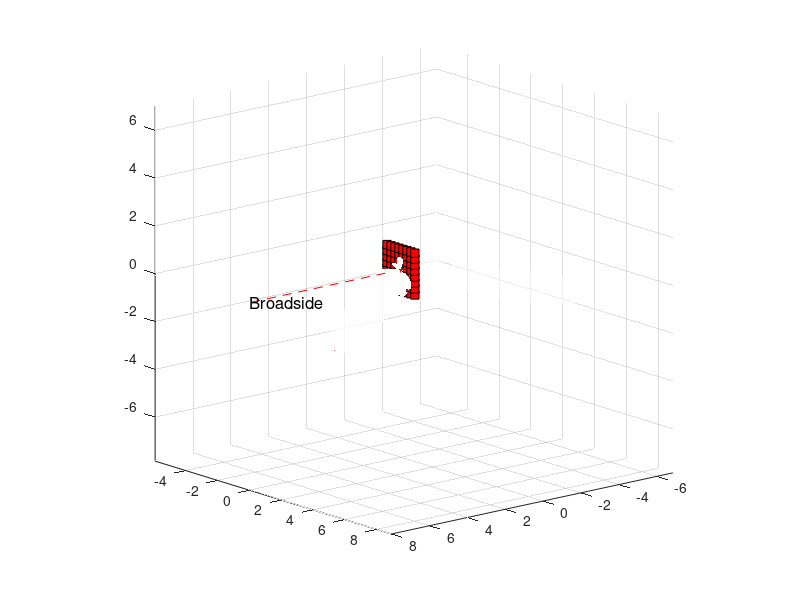

Source code (MATLAB): (Note: this script raises an error after producing the figure.)
    clc; clear, close all; 
%% Parameters
c = 3e8;            % speed of light
fc = 6e9;           % frequency
lambda = c/fc;      % wave length
Nz = 8;             % number of sensors along z
Ny = 8;             % number of sensors along y
d_z = lambda/2;     % sensor spacing along z [m]
d_y = lambda/2;     % sensor spacing along y [m]
theta_1deg = 100;   % UE el. angle from 0 to 180
theta_1 = deg2rad(theta_1deg); 
phi_1deg = 30;      % user az. from -90 to 90
phi_1 = deg2rad(phi_1deg);
directive = 0;
%ARRAY LIES IN THE Z-Y PLANE
Tz=(2*[-Nz/2+1:Nz/2]-1);
Ty=2*[-Ny/2+1:Ny/2]-1;
T = Tz'*ones(1,Ny)./Nz+1i*ones(Nz,1)*Ty/Ny;
T = T(:);
%% Antenna element directivity function 
if(directive==1)
    dir_mat = @(x,y) 0.25*(1-cos(2*x)).*(1+cos(y));
end
%% Compute the beamforming filter
%phase terms
csi_z=2*pi*d_z/lambda*cos(theta_1);
csi_y=2*pi*d_y/lambda*sin(theta_1)*sin(phi_1);
a_z=exp(1j*csi_z*(0:(Nz-1))');
a_y=exp(1j*csi_y*(0:(Ny-1))');
a=kron(a_z,a_y);
w=a/sqrt(Nz*Ny);
%% Compute UPA pattern
angles_1 = 361;
theta = linspace(0,pi,angles_1);
angles_2 = 721;
phi = linspace(-pi, pi, angles_2);
[grid_phi,grid_theta]=meshgrid(phi,theta);
csi_z=2*pi*d_z/lambda*cos(grid_theta);
csi_y=2*pi*d_y/lambda*sin(grid_theta).*sin(grid_phi);
a_z=zeros(Nz,angles_1,angles_2);
a_y=zeros(Ny,angles_1,angles_2);
for ii=0:Nz-1
    a_z(ii+1,:,:)=exp(1j*csi_z.*ii);
end
for ii=0:Ny-1
    a_y(ii+1,:,:)=exp(1j*csi_y.*ii);
end
A=zeros(Nz*Ny,angles_1,angles_2);
for ii=1:angles_1
    for jj=1:angles_2
        A(:,ii,jj)=kron(a_z(:,ii,jj),a_y(:,ii,jj));
    end
end
pattern=zeros(angles_1,angles_2);
for ii=1:angles_1
    pattern(ii,:)=w'*squeeze(A(:,ii,:));
end
%% Perform pattern multiplication
if(directive==1)
    pattern=dir_mat(grid_theta,grid_phi).*pattern;
end
%% Plot the pattern
[PHI, THETA] = meshgrid(phi, theta');
Z = abs(pattern).*cos(THETA);
Y = abs(pattern).*sin(THETA).*sin(PHI);
X = abs(pattern).*sin(THETA).*cos(PHI);
r = sqrt(Nz*Ny);
x_1 = r*sin(theta_1)*cos(phi_1);
y_1 = r*sin(theta_1)*sin(phi_1);
z_1 = r*cos(theta_1);
figure(2)
mesh(X,Y,Z, 'FaceAlpha', 0.5, 'EdgeAlpha', 0.5); axis equal;
view([50+90, 15]);
hold on;
hidden on;
plot3(zeros(Nz*Ny,1), imag(T), real(T), 'ks', 'MarkerFaceColor', 'r');
plot3([0 r], [0 0], [0,0], '--r');
txt1 = 'Broadside';
text(r,0,0,txt1, 'FontSize', 12);
if(theta_1deg ~= 90 || phi_1deg ~= 0)
    plot3([0 x_1], [0 y_1], [0 z_1], '--r', 'LineWidth', 2);
    txt2 = ['\theta: ' num2str(theta_1deg),char(176), ', \phi: ',num2str(phi_1deg),char(176)];
    text(x_1, y_1, z_1 ,txt2);
end
xlabel('x'); ylabel('y'); zlabel('z');
title({['Conventional BF with planar array ',num2str(Ny), 'x',num2str(Nz)]...
    ['elevation angle \theta = ', num2str(theta_1deg), char(176),  ' azimuth \phi = ',num2str(phi_1deg),char(176)]}, 'FontSize',12);
